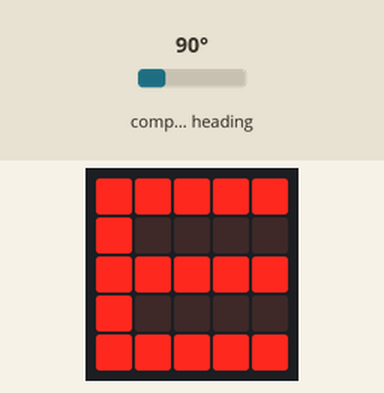
Simulated run of this program. Board: BBC micro:bit (MakeCode). On the bench: the board's 5×5 LED display. The test bench sets the inputs (shaded band); at power-on: compass heading 90°. The compass is already calibrated.

Above: at 1.8 s.
1.9 s: compass heading set to 7°
At 2.6 s:
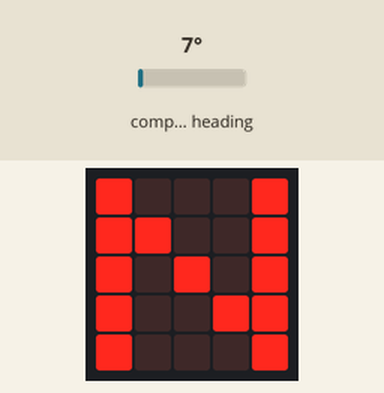
5.6 s: compass heading set to 180°
At 6.9 s:
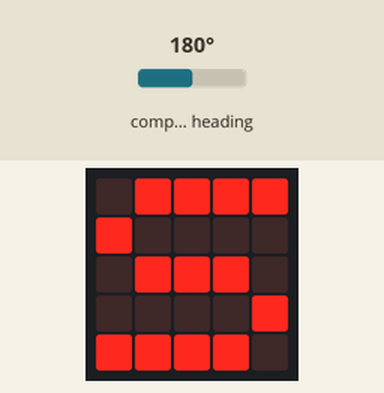
9.3 s: compass heading set to 269°
At 10.3 s:
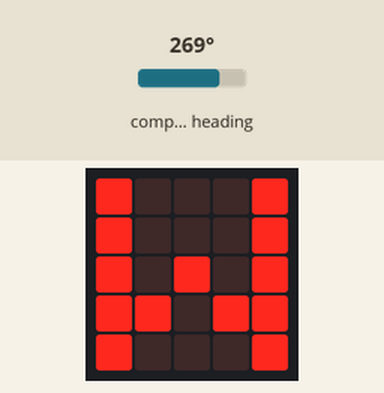
13.0 s: compass heading set to 263°
14.5 s: compass heading set to 254°
16.0 s: compass heading set to 195°
17.6 s: compass heading set to 187°
At 18.5 s:
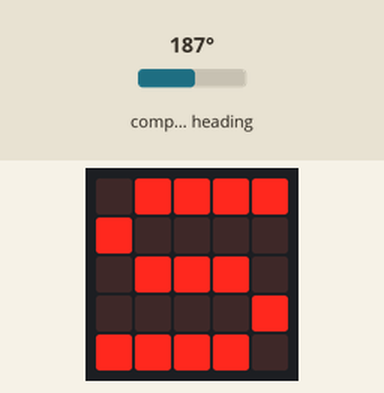
Timing chart, 0 to 20.6 s (numbered marks = the images above; inputs shaded):
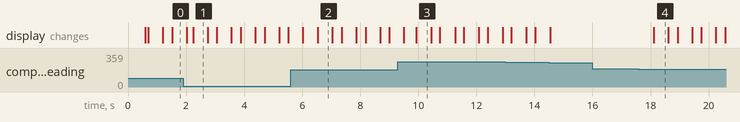

The program:

main.ts
```typescript
let DEGREES = 0
basic.showLeds(`
    . . # . .
    . . # . .
    # # # # #
    . . # . .
    . . # . .
    `)
basic.pause(200)
basic.forever(function () {
    DEGREES = input.compassHeading()
    if (DEGREES >= 350 || DEGREES <= 10) {
        basic.showLeds(`
            # . . . #
            # # . . #
            # . # . #
            # . . # #
            # . . . #
            `)
    } else {
        basic.clearScreen()
    }
    basic.pause(100)
    if (DEGREES >= 80 && DEGREES <= 100) {
        basic.showLeds(`
            # # # # #
            # . . . .
            # # # # #
            # . . . .
            # # # # #
            `)
    } else {
        basic.clearScreen()
    }
    basic.pause(100)
    if (DEGREES >= 170 && DEGREES <= 190) {
        basic.showLeds(`
            . # # # #
            # . . . .
            . # # # .
            . . . . #
            # # # # .
            `)
    } else {
        basic.clearScreen()
    }
    basic.pause(100)
    if (DEGREES >= 260 && DEGREES <= 280) {
        basic.showLeds(`
            # . . . #
            # . . . #
            # . # . #
            # # . # #
            # . . . #
            `)
    } else {
        basic.clearScreen()
    }
    basic.pause(100)
})
```

test.ts
```typescript
// οι δοκιμές πηγαίνουν εδώ, δεν θα γίνει εκτέλεση όταν αυτό το πακέτο χρησιμοποιηθεί ως επέκταση.
```

Measured:
- the behaviour switches between 191 and 190° on compass heading (found by bisection; images 3 and 4)
- after the input at 1.9 s, the display: first differs from a run without the input after 0.34 s (image 1)
- after the input at 16.0 s, every drawn part: stays the same
- after the input at 17.6 s, the display: changes after 0.51 s (image 4)
- what the display in image 1 shows lasts 0.5 s, from 2.2 s to 2.7 s
